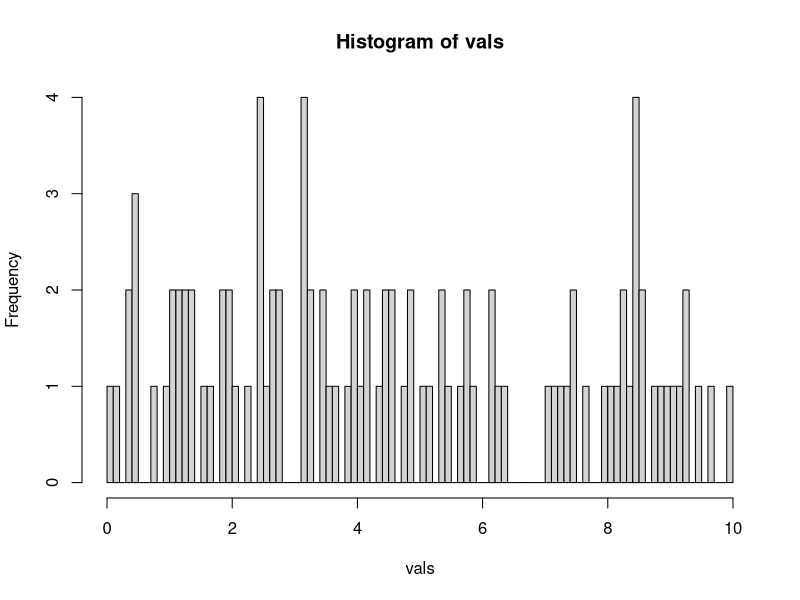
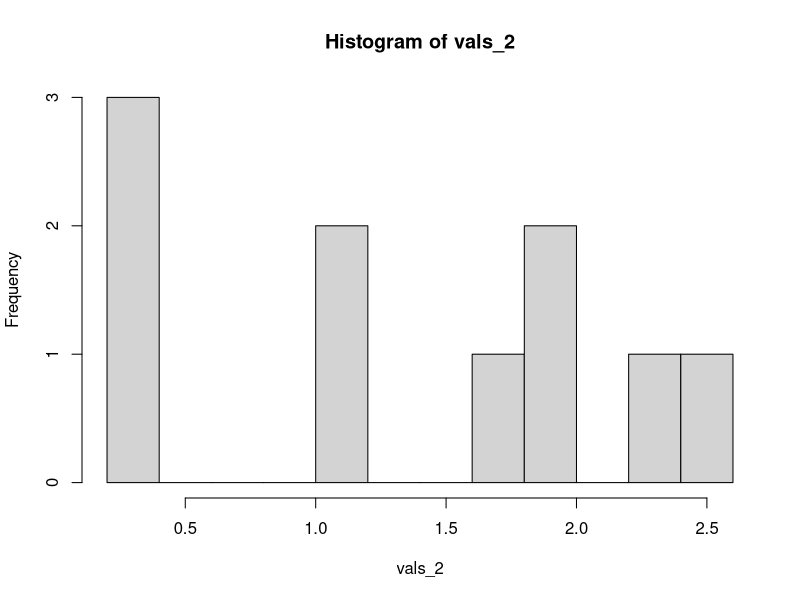
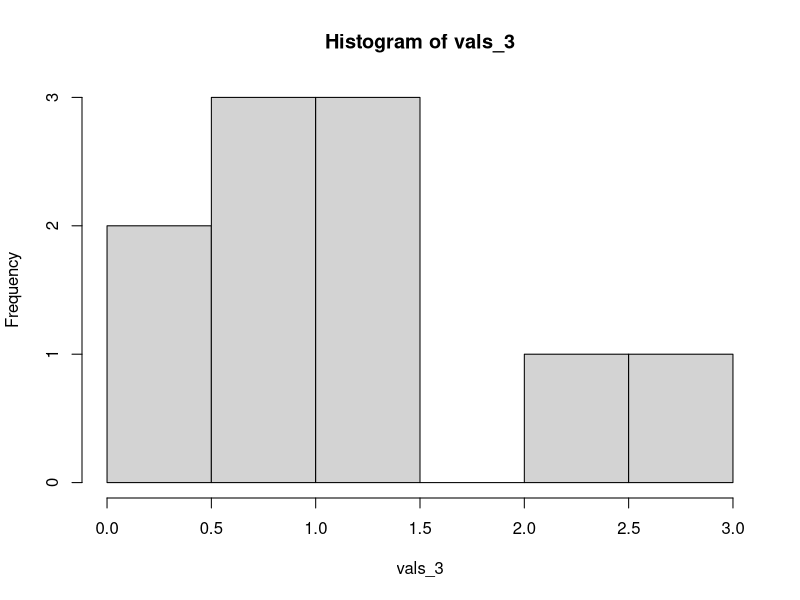
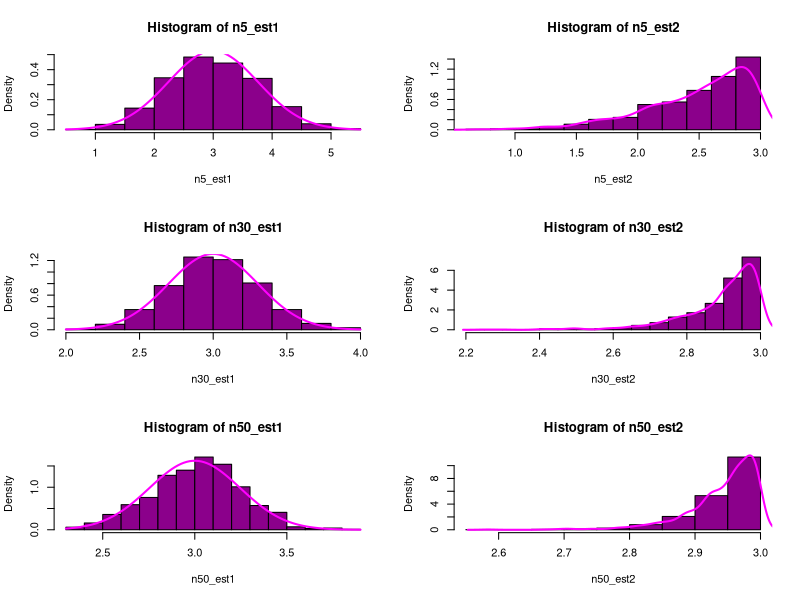

Generate these figures, in order, with R:
## ---- chunk 1

est1 <- function (q) {
  2 * mean(q)
}


est2 <- function (q) {
  max(q)
}

## ---- chunk 2
vals = runif(100, 0, 10)
hist(vals, breaks = 100)
## ---- chunk 3
est1(vals)
est2(vals)
## ---- chunk 4
vals_2 = c(1.17, 1.75, 0.28, 2.56, 2.36, 0.36, 1.82, 0.24, 1.17, 1.86)
hist(vals_2, breaks = 10)
## ---- chunk 5
est1(vals_2)
est2(vals_2)
## ---- chunk 6
vals_3 = c(0.66, 0.07, 0.62, 0.65, 1.33, 0.40, 1.17, 1.11, 2.01, 2.98)
hist(vals_3, breaks = 10)
## ---- chunk 7
est1(vals_3)
est2(vals_3)
## ---- chunk 8
Nrep = 1000
n5 = 5
n30 = 30
n50 = 50
t = 3

n5_est1 = replicate(Nrep, est1(runif(n5, 0, t)))
n5_est2 = replicate(Nrep, est2(runif(n5, 0, t)))

n30_est1 = replicate(Nrep, est1(runif(n30, 0, t)))
n30_est2 = replicate(Nrep, est2(runif(n30, 0, t)))

n50_est1 = replicate(Nrep, est1(runif(n50, 0, t)))
n50_est2 = replicate(Nrep, est2(runif(n50, 0, t)))
## ---- chunk 9
par(mfrow=c(3, 2))

hist(n5_est1, probability = TRUE, col="darkmagenta")
curve(dnorm(x, 3, sd(n5_est1)), add = TRUE, lwd=2, col="magenta")

hist(n5_est2, probability = TRUE, col="darkmagenta")
lines(density(n5_est2), col="magenta", lwd=2)

hist(n30_est1, probability = TRUE, col="darkmagenta")
curve(dnorm(x, 3, sd(n30_est1)), add = TRUE, lwd=2, col="magenta")

hist(n30_est2, probability = TRUE, col="darkmagenta")
lines(density(n30_est2), col="magenta", lwd=2)

hist(n50_est1, probability = TRUE, col="darkmagenta")
curve(dnorm(x, 3, sd(n50_est1)), add = TRUE, lwd=2, col="magenta")

hist(n50_est2, probability = TRUE, col="darkmagenta")
lines(density(n50_est2), col="magenta", lwd=2)

par(mfrow=c(1, 1))
